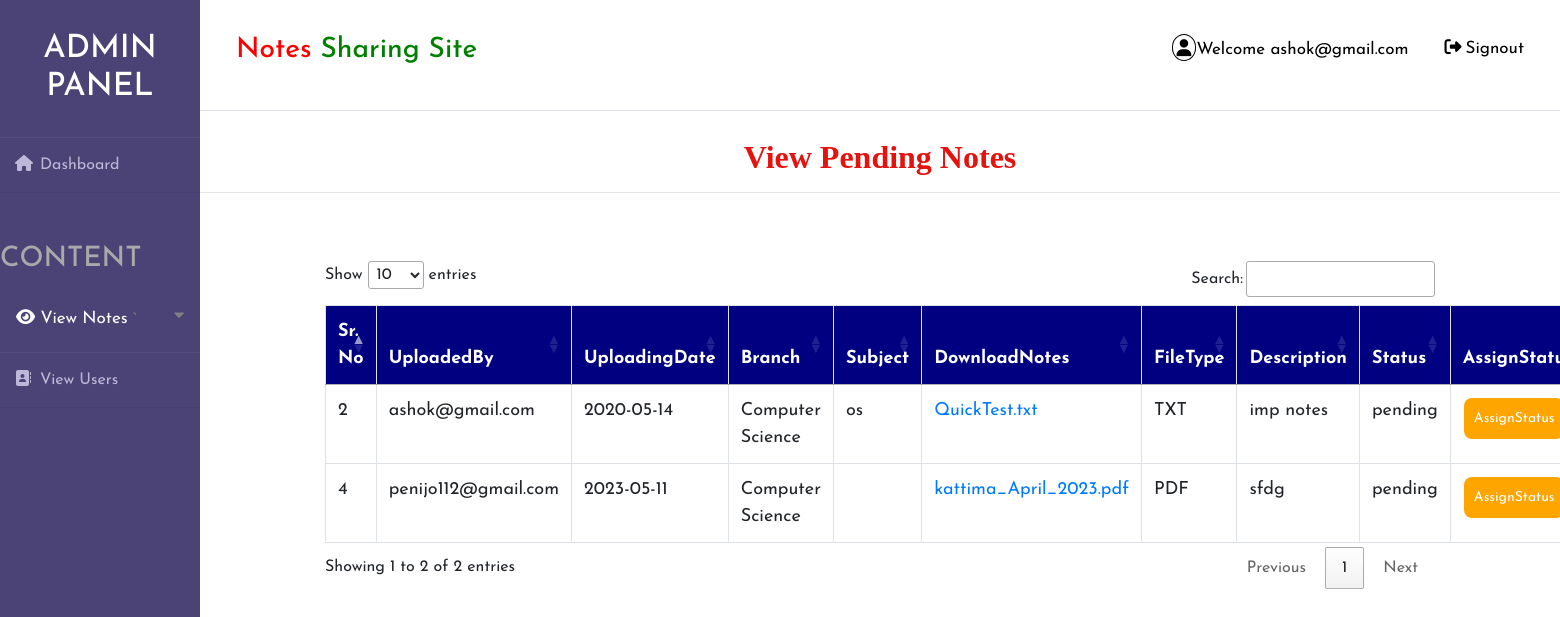
Screenshot of /view_pendingnotes (signed in) with the database file from the repository.
### notes/models.py (models this page shows, shortened)
class Notes(models.Model):
    user = models.ForeignKey(User, on_delete=models.CASCADE, null=True)
    uploadingdate = models.CharField(max_length=30, null=True)
    branch = models.CharField(max_length=30, null=True)
    subject = models.CharField(max_length=30, null=True)
    notesfile = models.FileField(null=True)
    filetype = models.CharField(max_length=30, null=True)
    description = models.CharField(max_length=200, null=True)
    status = models.CharField(max_length=15, null=True)

### notes/views.py (the view)
# urls.py: path('view_pendingnotes', view_pendingnotes, name="view_pendingnotes"),
def view_pendingnotes(request):
    if not request.user.is_authenticated:
        return redirect('login')
    notes = Notes.objects.all()
    d = {'notes': notes}
    return render(request, 'view_pendingnotes.html', d)

### notes/templates/view_pendingnotes.html (shortened to what this page needs)
{% extends 'admin_nav.html' %}
{% block body %}
<center><h2 style = "font-family : 'Monotype Corsiva' ; color : #E6120E ; font-weight : bold;margin-top:2%">View Pending Notes</h2></center><hr>
 <div class="container">
<table class="table table-bordered" id="myTable">
  <thead>
  <tr>
    <th>Sr. No</th>
      <th>UploadedBy</th>
    <th>UploadingDate</th>
    <th>Branch</th>
    <th>Subject</th>
    <th>DownloadNotes</th>
    <th>FileType</th>
    <th>Description</th>
    <th>Status</th>
      <th>AssignStatus</th>
  </tr>
  </thead>
   <tbody>
{% for i in notes %}
   {% if i.status == "pending" %}
  <tr>
      <td>{{forloop.counter}}</td>
       <td>{{i.user.username}}</td>
    <td>{{i.uploadingdate}} </td>
    <td>{{i.branch}}</td>
    <td>{{i.subject}}</td>
      <td><a href="{{i.notesfile.url}}" download>{{i.notesfile}}</a> </td>
    <td>{{i.filetype}}</td>
    <td>{{i.description}}</td>
      <td>{{i.status}}</td>
      <td><a href="{% url 'edit_status' i.id %}"><button class="button button1">AssignStatus</button></a></td>
  </tr>
    {% endif %}
   {% endfor %}
    </tbody>
</table>
 </div>
{% endblock %}

### notes/templates/admin_nav.html (shortened to what this page needs)
<!DOCTYPE html>
<html lang="en">
{% load static %}
<head>
	<link rel="stylesheet" href="{% static 'style1.css' %}">
    <link rel="stylesheet" href="https://cdnjs.cloudflare.com/ajax/libs/font-awesome/4.7.0/css/font-awesome.min.css">
    <link rel="stylesheet" href="https://maxcdn.bootstrapcdn.com/bootstrap/4.0.0/css/bootstrap.min.css">
  <link rel = stylesheet href = "//cdn.datatables.net/1.10.19/css/jquery.dataTables.min.css">
</head>
<body>
<div class="wrapper">
    <div class="sidebar">
        <h2>Admin Panel</h2>
        <ul>
            <li style="margin-bottom:50px"><a href="{% url 'admin_home' %}"><i class="fas fa-home"></i>Dashboard</a></li>
            <h3 style="color:Darkgrey;margin-bottom:10px">CONTENT</h3>
            <button class="dropdown-btn nav-link" style="padding-top:20px;padding-bottom:20px">
                <a href="" style="color: #fff"><i class="fas fa-eye"></i>
                    View Notes</a>
    `           <i class="fa fa-caret-down"></i>
            </button>
            <li><a href="{% url 'view_users' %}"><i class="fas fa-address-book"></i>View Users</a></li>
</ul>
    </div>
    <div class="main_content">
        <div class="header"><div class="topnav">
  <a class="active" href="#home"><h3><span style="color:red">Notes</span> <span style="color:green">Sharing Site</span></h3></a>
  <div class="topnav-right">
    <a href="#search"><i style="padding:4px;border-radius:50%;border:1px solid black" class="fas fa-user"></i>Welcome {{request.user.username}}</a>
    <a href="{% url 'logout' %}"><i style="padding:4px;bborder:1px solid black" class="fas fa-sign-out-alt"></i>Signout</a>
  </div>
</div>
</div>
        {% block body %}
        {% endblock %}
    </div>
</div>
</body>
</html>

### notes/static/style1.css (style rules this page uses)
* { margin: 0; padding: 0; box-sizing: border-box; list-style: none; text-decoration: none; font-family: 'Josefin Sans', sans-serif; }
body { background-color: #f3f5f9; }
.wrapper { display: flex; position: relative; }
.wrapper .sidebar { width: 200px; height: 100%; background: #4b4276; padding: 30px 0px; position: fixed; }
.wrapper .sidebar h2 { color: #fff; text-transform: uppercase; text-align: center; margin-bottom: 30px; }
.wrapper .sidebar ul li { padding: 15px; border-bottom: 1px solid #bdb8d7; border-bottom: 1px solid rgba(0,0,0,0.05); border-top: 1px solid rgba(255,255,255,0.05); }
.wrapper .sidebar ul li a { color: #bdb8d7; display: block; }
.wrapper .sidebar ul li a .fas { width: 25px; }
.wrapper .main_content { width: 100%; margin-left: 200px; }
.wrapper .main_content .header { padding: 20px; background: #fff; color: #717171; border-bottom: 1px solid #e0e4e8; }
.topnav { overflow: hidden; background-color: #fff; }
.topnav a { float: left; color: black; text-align: center; padding: 14px 16px; text-decoration: none; font-size: 17px; }
.topnav-right { float: right; }

### notes/templates/admin_nav.html (style rules this page uses)
.button { background-color: orange; border: none; color: white; padding: 10px; text-align: center; text-decoration: none; display: inline-block; font-size: 14px; margin: 1px 1px; cursor: pointer; }
.button1 { border-radius: 8px; }
* { box-sizing: border-box; }
#myTable { border-collapse: collapse; width: 100%; border: 1px solid #ddd; font-size: 18px; }
#myTable th { text-align: left; padding: 12px; background-color: Navy; color: white; }
#myTable td { text-align: left; padding: 12px; background-color: white; }
#myTable tr { border-bottom: 1px solid #ddd; }
body { font-family: "Lato", sans-serif; }
.sidenav a, .dropdown-btn { padding: 6px 8px 6px 16px; text-decoration: none; font-size: 20px; color: #818181; display: block; border: none; background: none; width: 100%; text-align: left; cursor: pointer; outline: none; }
.fa-caret-down { float: right; padding-right: 8px; }
.nav-link { font-size:17px; }

### rows the page displays
Notes: user.username "ashok@gmail.com", uploadingdate "2020-05-14", branch "Computer Science", subject "os", notesfile "QuickTest.txt", filetype "TXT", description "imp notes", status "pending"
Notes: user.username "penijo112@gmail.com", uploadingdate "2023-05-11", branch "Computer Science", notesfile "kattima_April_2023.pdf", filetype "PDF", description "sfdg", status "pending"

### other values shown
{{ request.user.username }} "ashok@gmail.com"
